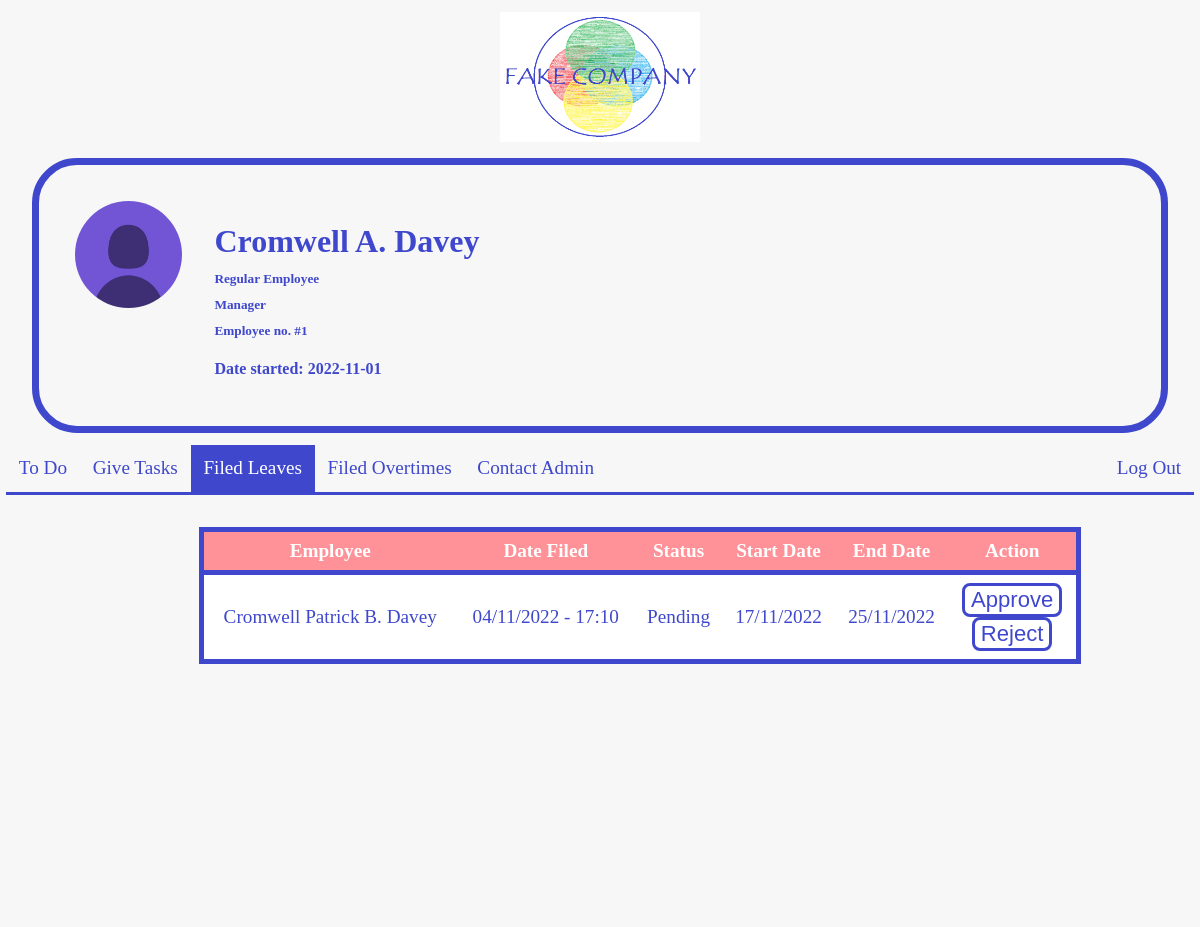
The app's page /filed_leaves (signed in) with its own data.
### tables this page shows
CREATE TABLE "users" (
	"id"	INTEGER NOT NULL,
	"username"	TEXT NOT NULL,
	"hash"	TEXT NOT NULL UNIQUE,
	"employee_name"	TEXT NOT NULL UNIQUE,
	"employee_number"	INTEGER NOT NULL UNIQUE,
	"employee_type"	TEXT NOT NULL,
	"employee_position"	TEXT NOT NULL,
	"date_started"	TEXT DEFAULT (date('now')),
	PRIMARY KEY("id" AUTOINCREMENT)
);

CREATE TABLE "leaves" (
	"leave_id"	INTEGER,
	"user_id"	INTEGER,
	"date_filed"	TEXT,
	"status"	TEXT DEFAULT 'Pending',
	"start_date"	TEXT NOT NULL,
	"end_date"	TEXT NOT NULL,
	FOREIGN KEY("user_id") REFERENCES "users"("id"),
	PRIMARY KEY("leave_id")
);

### app.py (the view, shortened to what this page needs)
@app.route("/filed_leaves", methods = ["GET", "POST"])
@login_required
def filed_leaves():
    results = db.query(Leaves, Users).filter_by(status = "Pending").join(Users).join(Personnels).join(Managers).filter_by(user_id = session["user_id"]).order_by(Leaves.date_filed.desc()).all()
    return render_template("filed_leaves.html", results=results)

### app.py (called while the page is built)
@app.after_request
def after_request(response):
    response.headers["Cache-Control"] = "no-cache, no-store, must-revalidate"
    response.headers["Expires"] = 0
    response.headers["Pragma"] = "no-cache"
    return response

@app.context_processor
def homepage_items():
    user = None
    position = None
    user_managers = db.query(Users).filter_by(employee_position = "Manager").all()
    if session.get("user_id"):
        user = db.query(Users).filter_by(id = session["user_id"]).scalar()
        position = db.query(Users).filter_by(id = session["user_id"]).scalar().employee_position
    return dict(user = user, position = position, user_managers=user_managers)

### functions.py (called while the page is built)
def login_required(f):
    @wraps(f)
    def decorated_function(*args, **kwargs):
        if session.get("user_id") is None:
            return redirect("/login")
        return f(*args, **kwargs)
    return decorated_function

### templates/filed_leaves.html (shortened to what this page needs)
{% extends "layout.html" %}
{% block main %}
    <div class="table_manager">
        <table class="table" id="table_manager1">
            <thead>
                <tr>
                    <th><strong>Employee</strong></th>
                    <th><strong>Date Filed</strong></th>
                    <th><strong>Status</strong></th>
                    <th><strong>Start Date</strong></th>
                    <th><strong>End Date</strong></th>
                    <th><strong>Action</strong></th>
                </tr>
            </thead>
            <tbody>
                {% for leave, user in results %}
                    <tr>
                        <td>{{ user.employee_name }}</td>
                        <td>{{ leave.date_filed }}</td>
                        <td>{{ leave.status }}</td>
                        <td>{{ leave.start_date }}</td>
                        <td>{{ leave.end_date }}</td>
                        <td>
                            <form action="/filed_leaves" method="post">
                                <button type="submit" name="action" value="approve">Approve</button>
                            </form>
                            <form action="/filed_leaves" method="post">
                                <button type="submit" name="action" value="reject">Reject</button>
                            </form>
                        </td>
                    </tr>
                {% endfor %}
            </tbody>
        </table>
    </div>
{% endblock %}

### templates/layout.html (shortened to what this page needs)
<!DOCTYPE html>
<html lang="en">
    <head>
        <link href="/static/styles.css" rel="stylesheet">
    </head>
    <body style="margin: 0;">
        <div class="container">
            <div class="logo">
                <img height="130" width="200" src="/static/company_logo.png" alt="company_logo">
            </div>
            <div class="user_info_container">
                <div class="user_image">
                    <img class="dp" style="border-radius: 50%;" src="/static/user_profile_placeholder.jpg" alt="profile">
                </div>
                <div class="user_info">
                    <div class="user_info_details">
                        <h3 style="font-size: 2rem;">{{user.employee_name}}</h3>
                        <h5>{{user.employee_type}}</h5>
                        <h5>{{user.employee_position}}</h5>
                        <h5>Employee no. #{{user.employee_number}}</h5>
                        <h4>Date started: {{user.date_started}}</h5>
                    </div>
                </div>
            </div>
            {% if position == "Manager" %}
                <nav class="navigation_bar">
                    <ul class="nav_1">
                        <li><a href="/">To Do</a></li>
                        <li><a href="/give_tasks">Give Tasks</a></li>
                        <li><a href="/filed_leaves">Filed Leaves</a></li>
                        <li><a href="/filed_overtimes">Filed Overtimes</a></li>
                        <li><a href="/contact_admin">Contact Admin</a></li>
                        <li><a href="/logout">Log Out</a></li>
                </nav>
            {% endif %}
            <main class="container_main">
                {% block main %}{% endblock %}
            </main>
        </div>
    </body>
</html>

### static/styles.css (style rules this page uses)
button { border: 3px solid #3f48cc; color: #3f48cc; border-radius: 0.5rem; font-size: 115%; background-color: white; }
.active, .active:hover { background-color: #3f48cc; }
.container { position:static; }
.logo { text-align: center; padding: 1%; }
.user_info_container { padding: 3% 1% 3% 3%; margin-left: 2rem; margin-right: 2rem; border: 7px solid #3f48cc; border-style: solid; border-radius: 45px; border-color: #3f48cc; display: flex; }
.dp { max-width: 100%; width: auto; height: auto; }
.user_image { width: 10%; }
.user_info { display: inline-block; margin-left: 2rem; }
.user_info_details { color: #3f48cc; position: relative; top: 10px; }
.user_info_details h3, .user_info_details h5 { margin-bottom: 0; margin-top: 10px; }
.navigation_bar { overflow: hidden; margin-left: 0.5%; margin-right: 0.5%; margin-top: 1%; border-bottom: 3px solid #3f48cc; }
.nav_1 { list-style-type: none; margin: 0; padding: 0; overflow: hidden; }
.nav_1 li { float: left; }
.nav_1 li:last-child { float: right; }
.nav_1 li a { display: block; color: #3f48cc; text-align: center; padding: 0.8rem; font-size: 120%; text-decoration: none; }
.container, .container_main, .user_info, .navigation_bar, .nav_1, .container_main { background-color: #f7f7f7; }
.container_main { padding-top: 2rem; margin: 0; margin-left: auto; margin-right: auto; display:flex; flex-direction: column; align-items:center; overflow: auto; height: 25rem; }
.table { border: 5px solid #3f48cc; border-radius: 50px; font-size: 120%; text-align: center; border-collapse: collapse; color: #3f48cc; }
.table th { border-bottom: 5px solid #3f48cc; background-color: #fe9298; color: white; }
.table tr:nth-child(odd) { background-color: white; }
.table_manager { display: inline-block; max-width: 100%; }
#table_manager1, #table_manager2 { width: 110%; overflow-x: auto; }
#table_manager1 th, #table_manager1 td { padding: 0.5rem; }
h2, h3 { margin: 0; line-height: 2.5rem; }

### records on screen
users: employee_name "Cromwell A. Davey", employee_type "Regular Employee", employee_position "Manager", employee_number "1", date_started "2022-11-01"
leaves: employee_name "Cromwell Patrick B. Davey", date_filed "04/11/2022 - 17:10", status "Pending", start_date "17/11/2022", end_date "25/11/2022"
